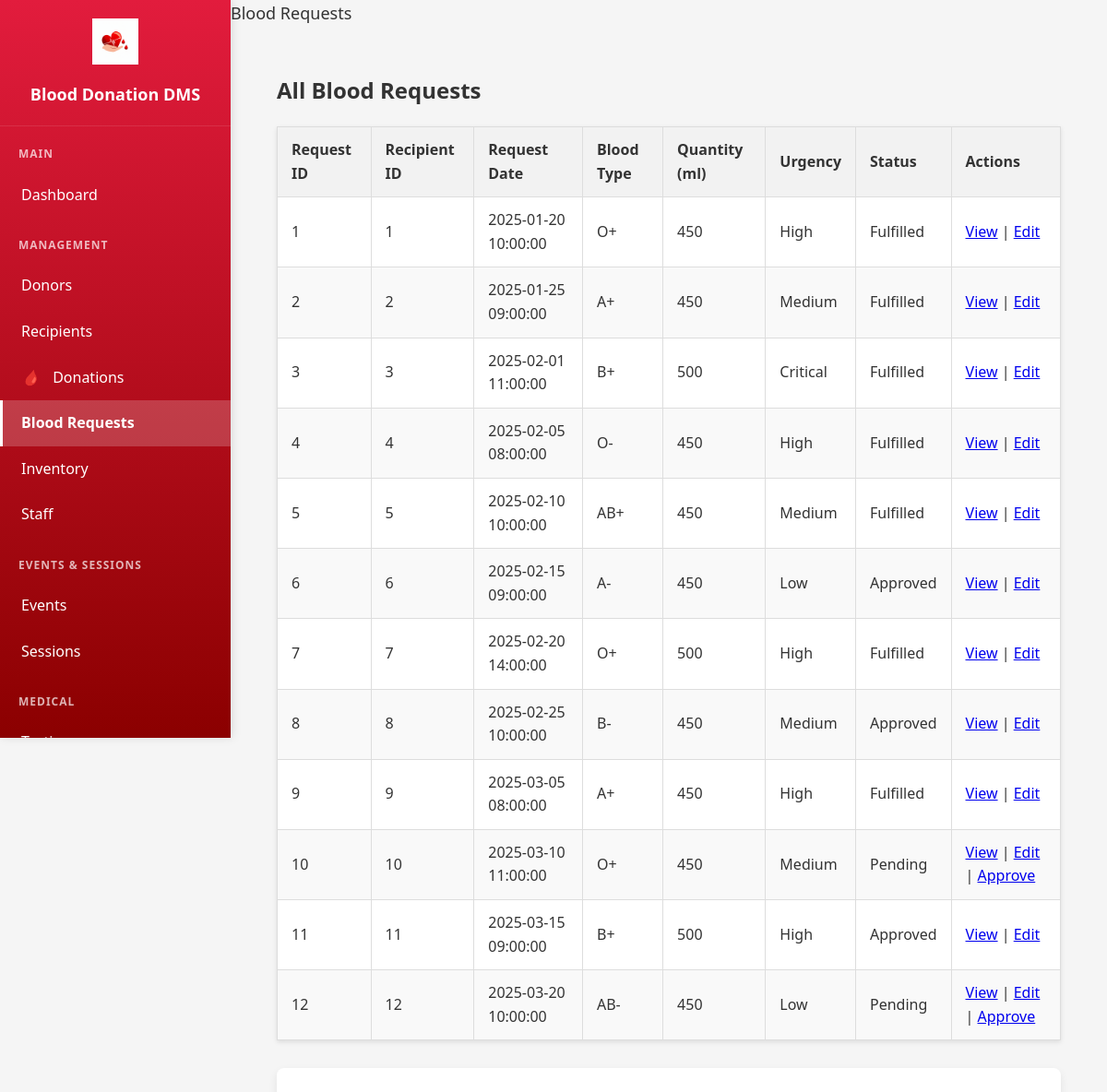
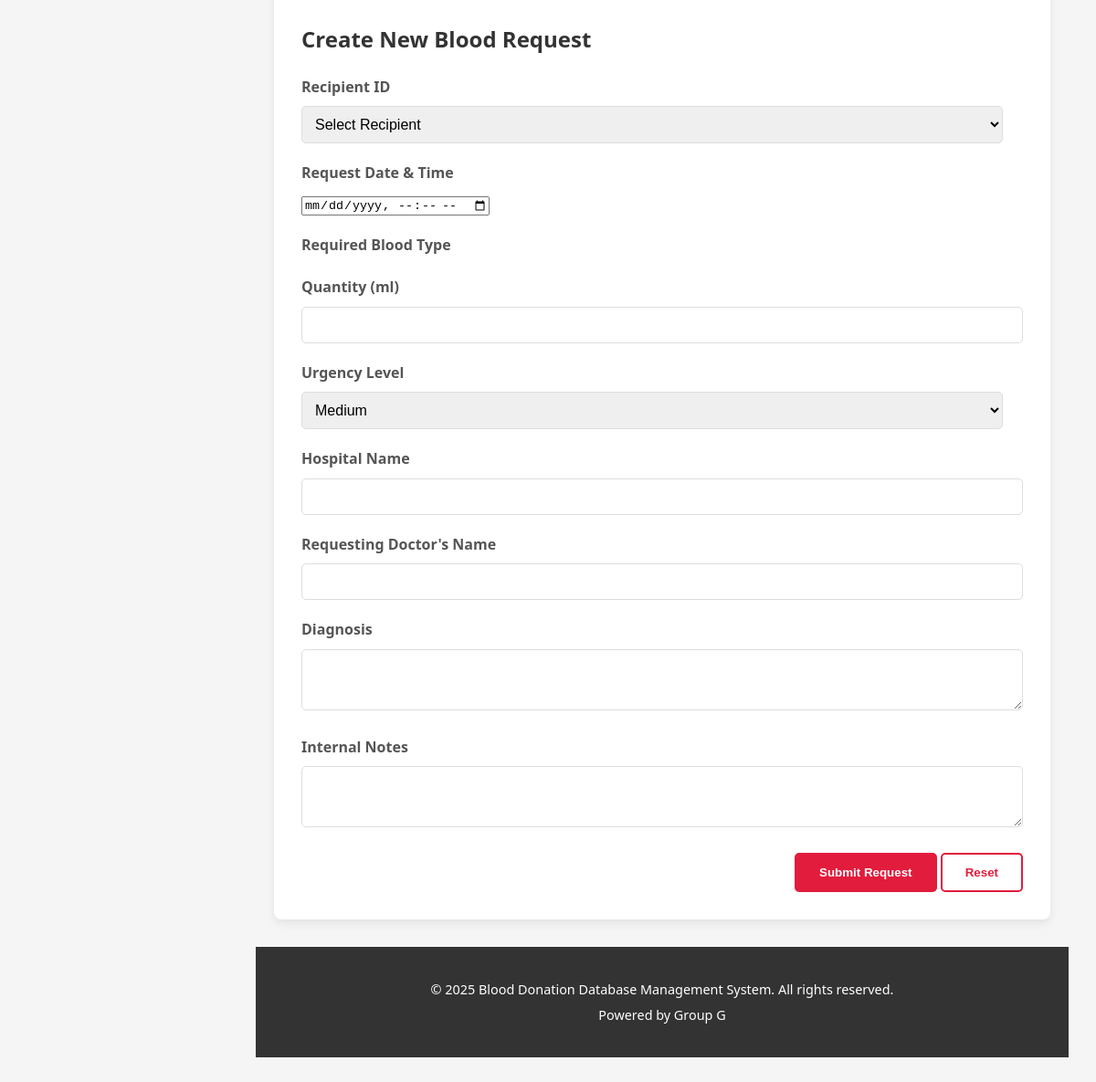
The app's page /requests.php (signed in) with its own data (2 pictures, top to bottom).
### tables this page shows
CREATE TABLE IF NOT EXISTS `blood_request` (
  `request_id` int(10) unsigned NOT NULL AUTO_INCREMENT,
  `recipient_id` int(10) unsigned NOT NULL,
  `request_date` datetime NOT NULL,
  `blood_type` enum('O-','O+','A-','A+','B-','B+','AB-','AB+') NOT NULL,
  `quantity_ml` int(10) unsigned NOT NULL,
  `urgency_level` enum('Low','Medium','High','Critical') DEFAULT 'Medium',
  `hospital_name` varchar(255) DEFAULT NULL,
  `doctor_name` varchar(255) DEFAULT NULL,
  `diagnosis` text,
  `status` enum('Pending','Approved','Rejected','Fulfilled','Cancelled') DEFAULT 'Pending',
  `approved_by` int(10) unsigned DEFAULT NULL,
  `approved_date` datetime DEFAULT NULL,
  `fulfillment_date` datetime DEFAULT NULL,
  `notes` text,
  PRIMARY KEY (`request_id`),
  KEY `idx_br_recipient` (`recipient_id`),
  KEY `idx_br_approved_by` (`approved_by`),
  KEY `idx_request_status_date` (`status`,`request_date`)
);

### requests.php (the view, shortened to what this page needs)
<?php
$servername = "localhost";
$username = "root";
$password = "";
$dbname = "blood_donation";
$conn = new mysqli($servername, $username, $password, $dbname);
$action = isset($_GET['action']) ? $_GET['action'] : 'list';
$editRequest = null;
$sql = "SELECT request_id, recipient_id, request_date, blood_type, quantity_ml, urgency_level, status FROM blood_request";
$result = $conn->query($sql);
?>
<!DOCTYPE html>
<html lang="en">
<head>
    <link rel="stylesheet" href="style.css">
</head>
<body>
    <div class="dashboard-container">
        <div class="sidebar">
            <div class="sidebar-header">
                <img src="images/blood-drop-heart-logo.png" alt="Blood Donation Logo">
                <h2>Blood Donation DMS</h2>
            </div>
            <div class="sidebar-content">
                <nav class="sidebar-nav">
                    <div class="nav-section">
                        <div class="nav-section-title">Main</div>
                        <a href="index.php" class="nav-item">
                            Dashboard
                        </a>
                    </div>
                    <div class="nav-section">
                        <div class="nav-section-title">Management</div>
                        <a href="donors.php" class="nav-item">
                            Donors
                        </a>
                        <a href="recipients.php" class="nav-item">
                            Recipients
                        </a>
                        <a href="donations.php" class="nav-item">
                            <i>🩸</i> Donations
                        </a>
                        <a href="requests.php" class="nav-item active">
                            Blood Requests
                        </a>
                        <a href="inventory.php" class="nav-item">
                            Inventory
                        </a>
                        <a href="staff.php" class="nav-item">
                            Staff
                        </a>
                    </div>
                    <div class="nav-section">
                        <div class="nav-section-title">Events & Sessions</div>
                        <a href="events.php" class="nav-item">
                            Events
                        </a>
                        <a href="sessions.php" class="nav-item">
                            Sessions
                        </a>
                    </div>
                    <div class="nav-section">
                        <div class="nav-section-title">Medical</div>
                        <a href="testing.php" class="nav-item">
                            Testing
                        </a>
                    </div>
            </nav>
        </div>
        </div>
        <div class="main-content">
            <div class="top-bar">
                <div>
                    <span style="color: #333; font-size: 18px; font-weight: 500;">Blood Requests</span>
                </div>
        </div>
            <div class="content-area">
    <main class="container">
        <?php if ($action == 'view' && $editRequest): ?>
            <section class="form-container">
                <h2>Blood Request Information</h2>
                <div class="form-group"><strong>Request ID:</strong> <?php echo $editRequest['request_id']; ?></div>
                <div class="form-group"><strong>Recipient:</strong> <?php echo $editRequest['first_name'] . ' ' . $editRequest['last_name']; ?> (ID: <?php echo $editRequest['recipient_id']; ?>)</div>
                <div class="form-group"><strong>Request Date:</strong> <?php echo $editRequest['request_date']; ?></div>
                <div class="form-group"><strong>Blood Type:</strong> <?php echo $editRequest['blood_type']; ?></div>
                <div class="form-group"><strong>Quantity (ml):</strong> <?php echo $editRequest['quantity_ml']; ?></div>
                <div class="form-group"><strong>Urgency Level:</strong> <?php echo $editRequest['urgency_level']; ?></div>
                <div class="form-group"><strong>Hospital Name:</strong> <?php echo $editRequest['hospital_name']; ?></div>
                <div class="form-group"><strong>Doctor Name:</strong> <?php echo $editRequest['doctor_name']; ?></div>
                <div class="form-group"><strong>Diagnosis:</strong> <?php echo $editRequest['diagnosis']; ?></div>
                <div class="form-group"><strong>Status:</strong> <?php echo $editRequest['status']; ?></div>
                <div class="form-group"><strong>Approved By:</strong> <?php echo $editRequest['approved_by'] ? $editRequest['approved_by'] : 'N/A'; ?></div>
                <div class="form-group"><strong>Approved Date:</strong> <?php echo $editRequest['approved_date'] ? $editRequest['approved_date'] : 'N/A'; ?></div>
                <div class="form-group"><strong>Fulfillment Date:</strong> <?php echo $editRequest['fulfillment_date'] ? $editRequest['fulfillment_date'] : 'N/A'; ?></div>
                <div class="form-group"><strong>Notes:</strong> <?php echo htmlspecialchars($editRequest['notes']); ?></div>
                <div class="form-actions">
                    <a href="requests.php?action=edit&id=<?php echo $editRequest['request_id']; ?>" class="btn btn-primary">Edit</a>
                    <?php if ($editRequest['status'] == 'Pending'): ?>
                        <a href="requests.php?action=approve&id=<?php echo $editRequest['request_id']; ?>" class="btn btn-primary">Approve</a>
                    <?php endif; ?>
                    <a href="requests.php" class="btn btn-secondary">Back to List</a>
                </div>
            </section>
        <?php else: ?>
        <section class="mb-30">
            <h2>All Blood Requests</h2>
            <div class="data-table-container">
                <table class="data-table">
                    <thead>
                        <tr>
                            <th>Request ID</th>
                            <th>Recipient ID</th>
                            <th>Request Date</th>
                            <th>Blood Type</th>
                            <th>Quantity (ml)</th>
                            <th>Urgency</th>
                            <th>Status</th>
                            <th>Actions</th>
                        </tr>
                    </thead>
                    <tbody>
                        <?php
                        if ($result->num_rows > 0) {
                            while($row = $result->fetch_assoc()) {
                                echo "<tr>";
                                echo "<td>" . $row["request_id"] . "</td>";
                                echo "<td>" . $row["recipient_id"] . "</td>";
                                echo "<td>" . $row["request_date"] . "</td>";
                                echo "<td>" . $row["blood_type"] . "</td>";
                                echo "<td>" . $row["quantity_ml"] . "</td>";
                                echo "<td>" . $row["urgency_level"] . "</td>";
                                echo "<td>" . $row["status"] . "</td>";
                                echo "<td>";
                                echo "<a href='requests.php?action=view&id=" . $row["request_id"] . "'>View</a> | ";
                                echo "<a href='requests.php?action=edit&id=" . $row["request_id"] . "'>Edit</a>";
                                if ($row["status"] == "Pending") {
                                    echo " | <a href='requests.php?action=approve&id=" . $row["request_id"] . "'>Approve</a>";
                                }
                                echo "</td>";
                                echo "</tr>";
                            }
                        } else {
                            echo "<tr><td colspan='8'>No requests found</td></tr>";
                        }
                        ?>
                    </tbody>
                </table>
            </div>
        </section>
        <section class="form-container">
            <h2>Create New Blood Request</h2>
            <form action="requests.php" method="POST">
                <div class="form-group">
                    <label for="recipientId">Recipient ID</label>
                    <select id="recipientId" name="recipientId" required>
                        <option value="">Select Recipient</option>
                    </select>
                </div>
                <div class="form-group">
                    <label for="requestDate">Request Date & Time</label>
                    <input type="datetime-local" id="requestDate" name="requestDate" required>
                </div>
                <div class="form-group">
                    <label for="bloodType">Required Blood Type</label>
                </div>
                <div class="form-group">
                    <label for="quantityMl">Quantity (ml)</label>
                    <input type="number" id="quantityMl" name="quantityMl" required>
                </div>
                <div class="form-group">
                    <label for="urgencyLevel">Urgency Level</label>
                    <select id="urgencyLevel" name="urgencyLevel">
                        <option value="Medium" selected>Medium</option>
                    </select>
                </div>
                <div class="form-group">
                    <label for="hospitalName">Hospital Name</label>
                    <input type="text" id="hospitalName" name="hospitalName">
                </div>
                <div class="form-group">
                    <label for="doctorName">Requesting Doctor's Name</label>
                    <input type="text" id="doctorName" name="doctorName">
                </div>
                <div class="form-group">
                    <label for="diagnosis">Diagnosis</label>
                    <textarea id="diagnosis" name="diagnosis" rows="3"></textarea>
                </div>
                <div class="form-group">
                    <label for="notes">Internal Notes</label>
                    <textarea id="notes" name="notes" rows="3"></textarea>
                </div>
                <div class="form-actions">
                    <button type="submit" class="btn btn-primary">Submit Request</button>
                    <button type="reset" class="btn btn-secondary">Reset</button>
                </div>
            </form>
        </section>
        <?php endif; ?>
    </main>
    <footer class="main-footer">
        <div class="container">
            <p>&copy; <?php echo date("Y"); ?> Blood Donation Database Management System. All rights reserved.</p>
            <p>Powered by Group G</p>
        </div>
    </footer>
            </div>
        </div>
    </div>
</body>
</html>

### style.css (style rules this page uses)
body { font-family: Arial, sans-serif; margin: 0; padding: 0; background-color: #f8f8f8; color: #333; line-height: 1.6; }
.container { max-width: 1200px; margin: 0 auto; padding: 0 20px; }
.btn { display: inline-block; padding: 12px 25px; border-radius: 5px; text-decoration: none; font-weight: bold; transition: background-color 0.3s ease, color 0.3s ease; }
.btn-primary { background-color: #E21C3D; color: #fff; border: 2px solid #E21C3D; }
.btn-secondary { background-color: #fff; color: #E21C3D; border: 2px solid #E21C3D; }
.main-footer { background-color: #333; color: #fff; padding: 30px 0; text-align: center; font-size: 0.9em; }
.main-footer p { margin: 5px 0; }
.data-table { width: 100%; border-collapse: collapse; margin-bottom: 30px; background-color: #fff; box-shadow: 0 2px 5px rgba(0,0,0,0.1); }
.data-table th, .data-table td { border: 1px solid #ddd; padding: 12px 15px; text-align: left; }
.data-table th { background-color: #f2f2f2; font-weight: bold; color: #333; }
.data-table tr:nth-child(even) { background-color: #f9f9f9; }
.form-container { background-color: #fff; padding: 30px; border-radius: 8px; box-shadow: 0 4px 10px rgba(0,0,0,0.08); margin-bottom: 30px; }
.form-group { margin-bottom: 20px; }
.form-group label { display: block; margin-bottom: 8px; font-weight: bold; color: #555; }
.form-group input[type="text"], .form-group input[type="date"], .form-group input[type="email"], .form-group input[type="password"], .form-group input[type="number"], .form-group select, .form-group textarea { width: calc(100% - 22px); padding: 10px; border: 1px solid #ddd; border-radius: 5px; font-size: 1em; }
.form-actions { text-align: right; }
.mb-30 { margin-bottom: 30px; }

### requests.php (style rules this page uses)
body { margin: 0; padding: 0; font-family: 'Segoe UI', Tahoma, Geneva, Verdana, sans-serif; background: #f5f5f5; }
.dashboard-container { display: flex; min-height: 100vh; }
.sidebar { width: 250px; background: linear-gradient(180deg, #E21C3D 0%, #8B0000 100%); color: white; position: fixed; height: 100vh; display: flex; flex-direction: column; z-index: 1000; box-shadow: 2px 0 10px rgba(0,0,0,0.1); }
.sidebar-header { padding: 20px; text-align: center; border-bottom: 1px solid rgba(255,255,255,0.1); }
.sidebar-header img { width: 50px; height: 50px; margin-bottom: 10px; }
.sidebar-header h2 { margin: 0; font-size: 18px; font-weight: 600; }
.sidebar-content { flex: 1; overflow-y: auto; }
.sidebar-nav { flex: 1; padding: 20px 0; overflow-y: auto; }
.nav-section { margin-bottom: 20px; }
.nav-section-title { padding: 0 20px 10px 20px; font-size: 12px; font-weight: bold; text-transform: uppercase; color: rgba(255,255,255,0.7); letter-spacing: 1px; }
.nav-item { display: block; padding: 12px 20px; color: white; text-decoration: none; transition: all 0.3s ease; border-left: 3px solid transparent; }
.nav-item.active { background: rgba(255,255,255,0.2); border-left-color: #fff; font-weight: 600; }
.nav-item i { margin-right: 10px; font-size: 16px; }
.main-content { flex: 1; margin-left: 250px; background: #f5f5f5; min-height: 100vh; }
.content-area { padding: 30px; }

### records on screen
blood_request: request_id "1", recipient "1", request_date "2025-01-20 10:00:00", blood_type "O+", quantity_ml "450", urgency_level "High", status "Fulfilled"
blood_request: request_id "2", recipient "2", request_date "2025-01-25 09:00:00", blood_type "A+", quantity_ml "450", urgency_level "Medium", status "Fulfilled"
blood_request: request_id "3", recipient "3", request_date "2025-02-01 11:00:00", blood_type "B+", quantity_ml "500", urgency_level "Critical", status "Fulfilled"
blood_request: request_id "4", recipient "4", request_date "2025-02-05 08:00:00", blood_type "O-", quantity_ml "450", urgency_level "High", status "Fulfilled"
blood_request: request_id "5", recipient "5", request_date "2025-02-10 10:00:00", blood_type "AB+", quantity_ml "450", urgency_level "Medium", status "Fulfilled"
blood_request: request_id "6", recipient "6", request_date "2025-02-15 09:00:00", blood_type "A-", quantity_ml "450", urgency_level "Low", status "Approved"
blood_request: request_id "7", recipient "7", request_date "2025-02-20 14:00:00", blood_type "O+", quantity_ml "500", urgency_level "High", status "Fulfilled"
blood_request: request_id "8", recipient "8", request_date "2025-02-25 10:00:00", blood_type "B-", quantity_ml "450", urgency_level "Medium", status "Approved"
blood_request: request_id "9", recipient "9", request_date "2025-03-05 08:00:00", blood_type "A+", quantity_ml "450", urgency_level "High", status "Fulfilled"
blood_request: request_id "10", recipient "10", request_date "2025-03-10 11:00:00", blood_type "O+", quantity_ml "450", urgency_level "Medium", status "Pending"
blood_request: request_id "11", recipient "11", request_date "2025-03-15 09:00:00", blood_type "B+", quantity_ml "500", urgency_level "High", status "Approved"
blood_request: request_id "12", recipient "12", request_date "2025-03-20 10:00:00", blood_type "AB-", quantity_ml "450", urgency_level "Low", status "Pending"
